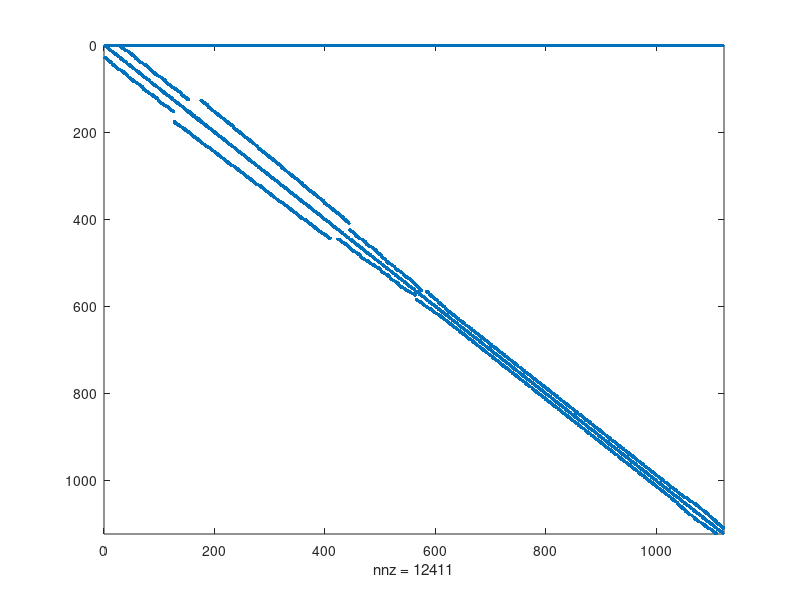
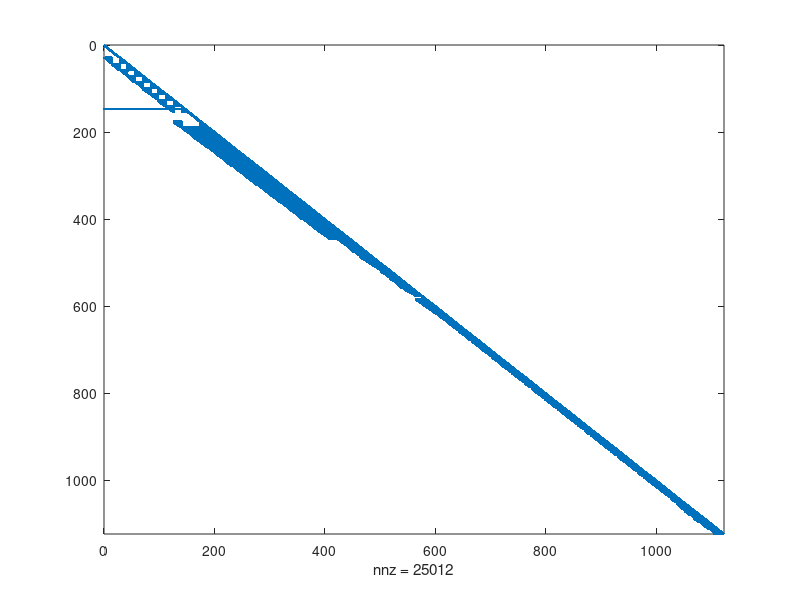
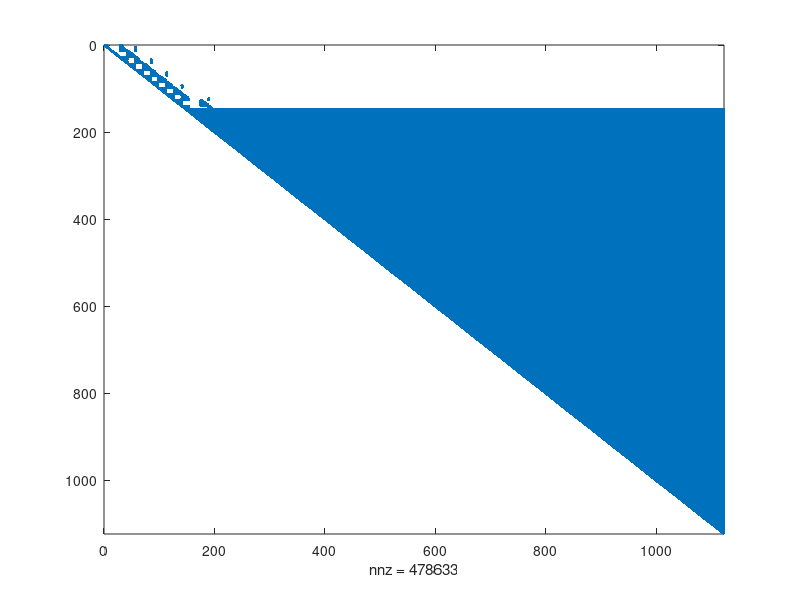

Reproduce these figures in MATLAB, in order.
%function [maxX, maxY]= Problem3c()

function Problem3c()
%Solves problem 3c of the homework 
%idea is that we loop though the eiffel tower and add a force to each node
%and record which node gives the highest displacement. that node we return 
% Solved without sparse: 9.29, solved with sparce 11.6   
% odd... using gaussian elimination i got a run time of 8.7.
% I am guessing they are doing a ton of optimization... 
    load('eiffel3.mat');
    
    A(1,:) = 1; 
    spy(A)
    [L,U,P]= lu(A);
    figure 
    spy(L)
    figure
    spy(U)
    
    return;
    maxX=0;
    numNodes= length(A); 
    A= sparse(A);
    
    
    L=sparse(L);
    trussplot(xnod, ynod, bars, 'g');
    T=cputime;
    node=0;
    for i=1:2:numNodes
        B=zeros(numNodes,1);
        
        B(i)=1;
        
        %naieve way of doing this. 
        %X=A\B;
       
        % using LU and backwards and forwards subs
        
        C=L\(P*B);
        X= U\C;
        
        xload = xnod + X(1:2:end);
        yload = ynod + X(2:2:end);
        
        if norm(X) > maxX 
            node=i;
            maxX= xload;
            maxY= yload;
            
        end 
    end
    runtime= cputime-T
    node
    trussplot(maxX, maxY, bars, 'r');
    size(maxX)
    size( maxY)
    hold on;
    plot(maxX((node-1)/2), maxY((node-1)/2), 'bo');
    
    
    
end

